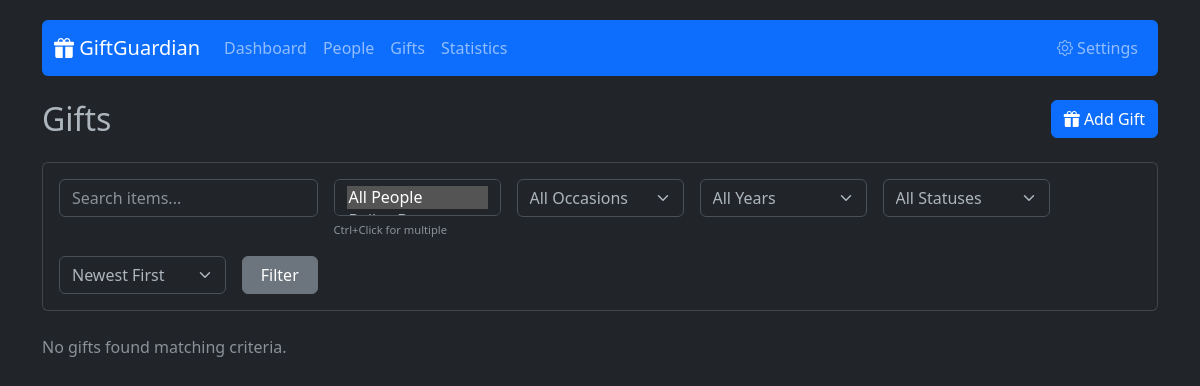
/gifts, run on an earlier commit of the app's database.
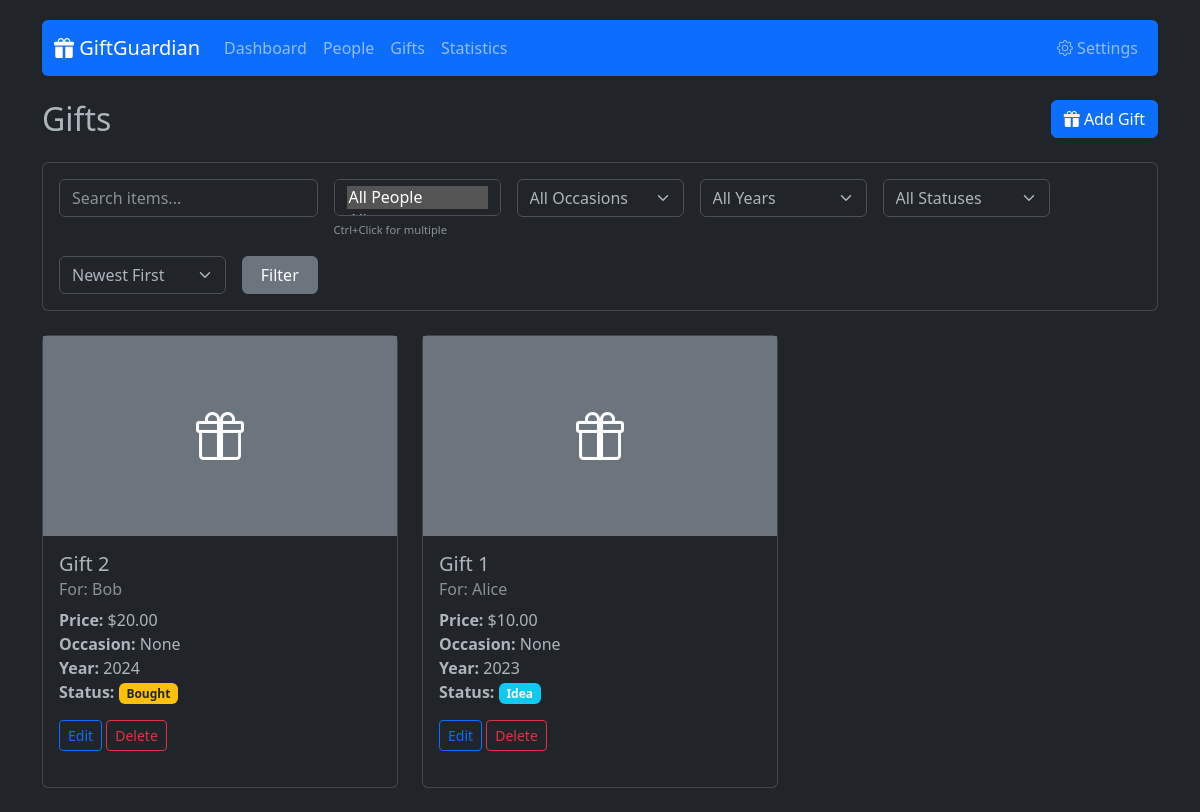
And on a later commit of the database.
### app/models.py (models this page shows)
class Gift(db.Model):
    id = db.Column(db.Integer, primary_key=True)
    item_name = db.Column(db.String(200), nullable=False)
    price = db.Column(db.Float, nullable=True)
    occasion_id = db.Column(db.Integer, db.ForeignKey('occasion.id'), nullable=True)
    year = db.Column(db.Integer, nullable=True)
    status = db.Column(db.String(20), default='Idea') # Idea, Bought, Given
    image_path = db.Column(db.String(200), nullable=True)
    person_id = db.Column(db.Integer, db.ForeignKey('person.id'), nullable=False)

class Person(db.Model):
    id = db.Column(db.Integer, primary_key=True)
    name = db.Column(db.String(100), nullable=False)
    relation_id = db.Column(db.Integer, db.ForeignKey('relation.id'), nullable=True)
    birthday_month = db.Column(db.Integer, nullable=False)
    birthday_day = db.Column(db.Integer, nullable=False)
    birthday_year = db.Column(db.Integer, nullable=True)
    gifts = db.relationship('Gift', backref='person', lazy=True)
    occasions = db.relationship('PersonOccasion', backref='person', lazy=True, cascade="all, delete-orphan")

### app/routes.py (the view)
@main.route('/gifts')
def gifts_list():
    query = Gift.query
    person_ids = request.args.getlist('person_id')
    if person_ids and '' not in person_ids:
        query = query.filter(Gift.person_id.in_(person_ids))
    occasion_id = request.args.get('occasion_id')
    if occasion_id:
        query = query.filter_by(occasion_id=occasion_id)
    year = request.args.get('year')
    if year:
        try:
            year_val = int(year)
            query = query.filter_by(year=year_val)
        except ValueError:
            pass
    status = request.args.get('status')
    if status:
        query = query.filter_by(status=status)
    search = request.args.get('search')
    if search:
        query = query.filter(Gift.item_name.ilike(f'%{search}%'))
    sort_by = request.args.get('sort_by', 'id_desc')
    if sort_by == 'price_asc':
        query = query.order_by(Gift.price.asc())
    elif sort_by == 'price_desc':
        query = query.order_by(Gift.price.desc())
    elif sort_by == 'name_asc':
        query = query.order_by(Gift.item_name.asc())
    elif sort_by == 'name_desc':
        query = query.order_by(Gift.item_name.desc())
    else:
        query = query.order_by(Gift.id.desc())
    gifts = query.all()
    people = Person.query.order_by(Person.name).all()
    occasions = Occasion.query.all()
    available_years = db.session.query(Gift.year).distinct().filter(Gift.year.isnot(None)).order_by(Gift.year.desc()).all()
    available_years = [y[0] for y in available_years]
    current_year = datetime.date.today().year
    if not available_years and current_year not in available_years:
        available_years.append(current_year)
    return render_template('gifts.html', gifts=gifts, people=people, occasions=occasions, current_year=current_year, available_years=available_years)

### app/templates/gifts.html (shortened to what this page needs)
{% extends 'base.html' %}
{% block content %}
<div class="row mb-3">
    <div class="col-md-6">
        <h2>Gifts</h2>
    </div>
    <div class="col-md-6 text-end">
        <button type="button" class="btn btn-primary" data-bs-toggle="modal" data-bs-target="#addGiftModal">
            <i class="bi bi-gift-fill"></i> Add Gift
        </button>
    </div>
</div>
<div class="card mb-4">
    <div class="card-body">
        <form method="GET" action="{{ url_for('main.gifts_list') }}" class="row g-3">
            <div class="col-md-3">
                <input type="text" class="form-control" name="search" placeholder="Search items..." value="{{ request.args.get('search', '') }}">
            </div>
            <div class="col-md-2">
                <select class="form-select" name="person_id" multiple size="1" onfocus="this.size=5;" onblur="this.size=1;" title="Hold Ctrl/Cmd to select multiple">
                    <option value="" {% if not request.args.getlist('person_id') %}selected{% endif %}>All People</option>
                    {% for person in people %}
                    <option value="{{ person.id }}" {% if person.id|string in request.args.getlist('person_id') %}selected{% endif %}>{{ person.name }}</option>
                    {% endfor %}
                </select>
                <small class="form-text text-muted" style="font-size: 0.7rem;">Ctrl+Click for multiple</small>
            </div>
            <div class="col-md-2">
                <select class="form-select" name="occasion_id">
                    <option value="">All Occasions</option>
                </select>
            </div>
            <div class="col-md-2">
                <select class="form-select" name="year">
                    <option value="">All Years</option>
                </select>
            </div>
            <div class="col-md-2">
                 <select class="form-select" name="status">
                    <option value="">All Statuses</option>
                </select>
            </div>
             <div class="col-md-2">
                 <select class="form-select" name="sort_by">
                    <option value="id_desc" {% if request.args.get('sort_by') == 'id_desc' %}selected{% endif %}>Newest First</option>
                </select>
            </div>
            <div class="col-md-1">
                <button type="submit" class="btn btn-secondary w-100">Filter</button>
            </div>
        </form>
    </div>
</div>
<div class="row">
    {% for gift in gifts %}
    <div class="col-md-4 mb-4">
        <div class="card h-100">
            {% if gift.image_path %}
            <img src="{{ url_for('main.uploaded_file', filename=gift.image_path) }}" class="card-img-top" alt="{{ gift.item_name }}" style="height: 200px; object-fit: cover;">
            {% else %}
            <div class="bg-secondary text-white d-flex justify-content-center align-items-center" style="height: 200px;">
                <i class="bi bi-gift" style="font-size: 3rem;"></i>
            </div>
            {% endif %}
            <div class="card-body">
                <h5 class="card-title">{{ gift.item_name }}</h5>
                <h6 class="card-subtitle mb-2 text-muted">
                    For: {{ gift.person.name }}
                </h6>
                <p class="card-text">
                    <strong>Price:</strong> ${{ "%.2f"|format(gift.price|default(0, true)) }}<br>
                    <strong>Occasion:</strong> {{ gift.occasion.name if gift.occasion else 'None' }}<br>
                    <strong>Year:</strong> {{ gift.year if gift.year else 'N/A' }}<br>
                    <strong>Status:</strong>
                    {% if gift.status == 'Idea' %}
                        <span class="badge bg-info">Idea</span>
                    {% elif gift.status == 'Bought' %}
                        <span class="badge bg-warning text-dark">Bought</span>
                    {% elif gift.status == 'Given' %}
                        <span class="badge bg-success">Given</span>
                    {% endif %}
                </p>
                <a href="{{ url_for('main.edit_gift', id=gift.id) }}" class="btn btn-sm btn-outline-primary">Edit</a>
                <form action="{{ url_for('main.delete_gift', id=gift.id) }}" method="POST" style="display:inline;">
                    <button type="submit" class="btn btn-sm btn-outline-danger" onclick="return confirm('Delete this gift?')">Delete</button>
                </form>
            </div>
        </div>
    </div>
    {% else %}
    <div class="col">
        <p class="text-muted">No gifts found matching criteria.</p>
    </div>
    {% endfor %}
</div>
{% endblock %}

### app/templates/base.html (shortened to what this page needs)
<!doctype html>
<html lang="en" data-bs-theme="dark">
  <head>
    <link href="https://cdn.jsdelivr.net/npm/bootstrap@5.3.0/dist/css/bootstrap.min.css" rel="stylesheet">
    <link rel="stylesheet" href="https://cdn.jsdelivr.net/npm/bootstrap-icons@1.10.5/font/bootstrap-icons.css">
  </head>
  <body>
    <div class="container">
      <nav class="navbar navbar-expand-lg navbar-dark bg-primary mb-4 rounded">
        <div class="container-fluid">
          <a class="navbar-brand" href="{{ url_for('main.index') }}"><i class="bi bi-gift-fill"></i> GiftGuardian</a>
          <div class="collapse navbar-collapse" id="navbarNav">
            <ul class="navbar-nav me-auto">
              <li class="nav-item">
                <a class="nav-link" href="{{ url_for('main.index') }}">Dashboard</a>
              </li>
              <li class="nav-item">
                <a class="nav-link" href="{{ url_for('main.people_list') }}">People</a>
              </li>
              <li class="nav-item">
                <a class="nav-link" href="{{ url_for('main.gifts_list') }}">Gifts</a>
              </li>
              <li class="nav-item">
                <a class="nav-link" href="{{ url_for('main.stats') }}">Statistics</a>
              </li>
            </ul>
            <ul class="navbar-nav">
               <li class="nav-item">
                <a class="nav-link" href="{{ url_for('main.settings') }}"><i class="bi bi-gear"></i> Settings</a>
              </li>
            </ul>
          </div>
        </div>
      </nav>
      {% block content %}{% endblock %}
    </div>
  </body>
</html>

### app/templates/base.html (style rules this page uses)
body { padding-top: 20px; }
.card { margin-bottom: 20px; }

What changed in the data, as far as the page shows it:
added Gift: item_name "Gift 2", person.name "Bob", price "20.00", occasion "None", year "2024", status "Bought"
added Gift: item_name "Gift 1", person.name "Alice", price "10.00", occasion "None", year "2023", status "Idea"
Also different on the page:
text no longer shown: "No gifts found matching criteria."
